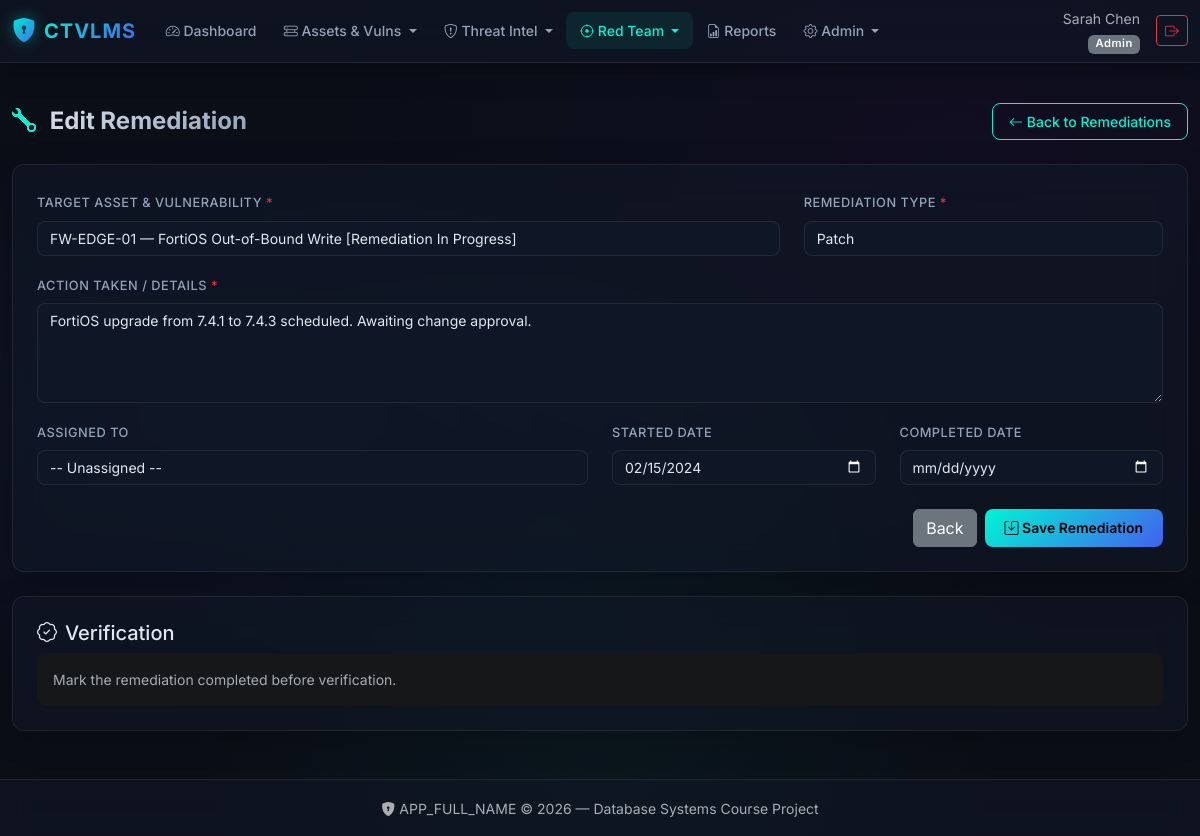
The app's page /?page=remediations/form&id=4 (signed in) with its own data.
### tables this page shows
CREATE TABLE remediations (
    remediationID INT AUTO_INCREMENT PRIMARY KEY,
    assetVulnID INT NOT NULL,
    assignedToUserID INT,
    actionTaken TEXT NOT NULL,
    remediationType ENUM('Patch','Configuration_Change','Compensating_Control','Decommission','Risk_Acceptance') NOT NULL,
    startedDate DATE,
    completedDate DATE,
    verifiedByUserID INT,
    verificationDate DATE,
    FOREIGN KEY (assetVulnID) REFERENCES asset_vulnerabilities(assetVulnID) ON DELETE CASCADE,
    FOREIGN KEY (assignedToUserID) REFERENCES users(userID) ON DELETE SET NULL,
    FOREIGN KEY (verifiedByUserID) REFERENCES users(userID) ON DELETE SET NULL
);

CREATE TABLE asset_vulnerabilities (
    assetVulnID INT AUTO_INCREMENT PRIMARY KEY,
    assetID INT NOT NULL,
    vulnID INT NOT NULL,
    status ENUM('Discovered','Triaged','Confirmed','Remediation_In_Progress',
                'Remediated','Verified_Closed','Risk_Accepted') NOT NULL DEFAULT 'Discovered',
    discoveredDate DATE NOT NULL,
    triagedByUserID INT,
    dueDate DATE,
    closedDate DATE,
    notes TEXT,
    FOREIGN KEY (assetID) REFERENCES assets(assetID) ON DELETE CASCADE,
    FOREIGN KEY (vulnID) REFERENCES vulnerabilities(vulnID) ON DELETE CASCADE,
    FOREIGN KEY (triagedByUserID) REFERENCES users(userID) ON DELETE SET NULL,
    UNIQUE KEY uq_asset_vuln (assetID, vulnID)
);

CREATE TABLE assets (
    assetID INT AUTO_INCREMENT PRIMARY KEY,
    assetName VARCHAR(150) NOT NULL,
    assetType ENUM('Server','Workstation','Network_Device','Web_App','Database','Cloud_Resource','IoT_Device') NOT NULL,
    ipAddress VARCHAR(45),
    osPlatform VARCHAR(100),
    ownerUserID INT,
    criticality ENUM('Low','Medium','High','Critical') NOT NULL DEFAULT 'Medium',
    environment ENUM('Production','Staging','Development','Test') NOT NULL DEFAULT 'Production',
    createdAt TIMESTAMP DEFAULT CURRENT_TIMESTAMP,
    FOREIGN KEY (ownerUserID) REFERENCES users(userID) ON DELETE SET NULL
);

### index.php (called while the page is built, shortened)
<?php
require_once __DIR__ . '/includes/helpers.php';
$page = $_GET['page'] ?? 'dashboard';
$page = preg_replace('/[^a-zA-Z0-9_\/]/', '', $page);
$routes = [
    'dashboard'            => 'pages/dashboard.php',
    'reports'              => 'pages/reports.php',
    'users/list'           => 'pages/users/list.php',
    'users/form'           => 'pages/users/form.php',
    'assets/list'          => 'pages/assets/list.php',
    'assets/form'          => 'pages/assets/form.php',
    'vulnerabilities/list' => 'pages/vulnerabilities/list.php',
    'vulnerabilities/form' => 'pages/vulnerabilities/form.php',
    'exposures/list'       => 'pages/exposures/list.php',
    'asset_vulns/list'     => 'pages/asset_vulns/list.php',
    'asset_vulns/form'     => 'pages/asset_vulns/form.php',
    'threat_actors/list'   => 'pages/threat_actors/list.php',
    'threat_actors/form'   => 'pages/threat_actors/form.php',
    'iocs/list'            => 'pages/iocs/list.php',
    'iocs/form'            => 'pages/iocs/form.php',
    'incidents/list'       => 'pages/incidents/list.php',
    'incidents/form'       => 'pages/incidents/form.php',
    'engagements/list'     => 'pages/engagements/list.php',
    'engagements/form'     => 'pages/engagements/form.php',
    'findings/list'        => 'pages/findings/list.php',
    'findings/form'        => 'pages/findings/form.php',
    'remediations/list'    => 'pages/remediations/list.php',
    'remediations/form'    => 'pages/remediations/form.php',
    'audit_log/list'       => 'pages/audit_log/list.php',
];
require __DIR__ . '/' . $routes[$page];

### pages/remediations/form.php (the view, shortened to what this page needs)
<?php
$db = getDB();
$id = isset($_GET['id']) ? (int)$_GET['id'] : 0;
$isEdit = $id > 0;
$record = null;
if ($isEdit) {
    $stmt = $db->prepare('SELECT * FROM remediations WHERE remediationID = :id');
    $stmt->execute([':id' => $id]);
    $record = $stmt->fetch();
}
$assetVulns = $db->query(
    'SELECT av.assetVulnID, av.status, a.assetName, v.title AS vulnTitle
     FROM asset_vulnerabilities av
     JOIN assets a ON av.assetID = a.assetID
     JOIN vulnerabilities v ON av.vulnID = v.vulnID
     ORDER BY a.assetName, v.title'
)->fetchAll();
if ($id > 0) {
    $stmt = $db->prepare(
        'SELECT r.*, vu.fullName AS verifierName
         FROM remediations r
         LEFT JOIN users vu ON r.verifiedByUserID = vu.userID
         WHERE r.remediationID = :id'
    );
    $stmt->execute([':id' => $id]);
    $record = $stmt->fetch() ?: $record;
}
require __DIR__ . '/../../includes/header.php';
?>
<div class="page-header fade-in-up">
    <h2><i class="bi bi-wrench"></i> <?= $isEdit ? 'Edit Remediation' : 'Log Remediation Action' ?></h2>
    <a href="?page=remediations/list" class="btn btn-cyber-outline"><i class="bi bi-arrow-left"></i> Back to Remediations</a>
</div>
<div class="glass-card fade-in-up" style="animation-delay: 0.1s;">
    <div class="card-body p-4">
        <form method="POST" action="?page=remediations/form<?= $id ? '&id=' . $id : '' ?>">
            <div class="row mb-3">
                <div class="col-md-8">
                    <label class="form-label">Target Asset & Vulnerability <span class="text-danger">*</span></label>
                    <select name="assetVulnID" class="form-select" required>
                        <?php foreach ($assetVulns as $av): ?>
                            <option value="<?= (int)$av['assetVulnID'] ?>" <?= (string)($record['assetVulnID'] ?? '') === (string)$av['assetVulnID'] ? 'selected' : '' ?>>
                                <?= e($av['assetName']) ?> — <?= e($av['vulnTitle']) ?> [<?= e(str_replace('_', ' ', $av['status'])) ?>]
                            </option>
                        <?php endforeach; ?>
                    </select>
                </div>
                <div class="col-md-4">
                    <label class="form-label">Remediation Type <span class="text-danger">*</span></label>
                    <select name="remediationType" class="form-select" required>
                        <?php foreach (['Patch', 'Configuration_Change', 'Compensating_Control', 'Decommission', 'Risk_Acceptance'] as $t): ?>
                            <option value="<?= e($t) ?>" <?= ($record['remediationType'] ?? '') === $t ? 'selected' : '' ?>><?= e(str_replace('_', ' ', $t)) ?></option>
                        <?php endforeach; ?>
                    </select>
                </div>
            </div>
            <div class="mb-3">
                <label class="form-label">Action Taken / Details <span class="text-danger">*</span></label>
                <textarea name="actionTaken" class="form-control" rows="4" required><?= e($record['actionTaken'] ?? '') ?></textarea>
            </div>
            <div class="row mb-4">
                <div class="col-md-6">
                    <label class="form-label">Assigned To</label>
                    <select name="assignedToUserID" class="form-select">
                        <option value="">-- Unassigned --</option>
                    </select>
                </div>
                <div class="col-md-3">
                    <label class="form-label">Started Date</label>
                    <input type="date" name="startedDate" class="form-control" value="<?= e($record['startedDate'] ?? '') ?>">
                </div>
                <div class="col-md-3">
                    <label class="form-label">Completed Date</label>
                    <input type="date" name="completedDate" class="form-control" value="<?= e($record['completedDate'] ?? '') ?>">
                </div>
            </div>
            <div class="d-flex justify-content-end gap-2">
                <a href="?page=remediations/list" class="btn btn-secondary">Back</a>
                <button type="submit" class="btn btn-cyber"><i class="bi bi-save"></i> Save Remediation</button>
            </div>
        </form>
    </div>
</div>
<?php if ($id > 0): ?>
<div class="glass-card fade-in-up mt-4">
    <div class="card-body p-4">
        <h5><i class="bi bi-patch-check me-2"></i>Verification</h5>
        <?php if (!empty($record['verifiedByUserID'])): ?>
            <div class="alert alert-success mb-0">
                Verified by <strong><?= e($record['verifierName'] ?? ('User #' . $record['verifiedByUserID'])) ?></strong>
                on <?= e($record['verificationDate']) ?>.
            </div>
        <?php elseif (empty($record['completedDate'])): ?>
            <div class="alert alert-secondary mb-0">Mark the remediation completed before verification.</div>
        <?php else: ?>
            <div class="alert alert-warning mb-0">Verification requires an Admin or Vulnerability Manager.</div>
        <?php endif; ?>
    </div>
</div>
<?php endif; ?>
<?php require __DIR__ . '/../../includes/footer.php'; ?>

### public/css/style.css (style rules this page uses)
:root { --bg-primary: #0a0e17; --bg-secondary: #111827; --bg-card: rgba(17, 24, 39, 0.7); --bg-glass: rgba(17, 24, 39, 0.55); --border-glass: rgba(255, 255, 255, 0.08); --text-primary: #e2e8f0; --text-secondary: #94a3b8; --text-muted: #64748b; --accent-cyan: #00f5d4; --accent-magenta: #f72585; --accent-blue: #4361ee; --accent-purple: #7209b7; --accent-orange: #fb8500; --severity-critical: #ef4444; --severity-high: #f97316; --severity-medium: #eab308; --severity-low: #22c55e; --font-body: 'Inter', system-ui, -apple-system, sans-serif; --font-mono: 'JetBrains Mono', 'Fira Code', monospace; --glass-blur: 16px; --radius: 12px; --radius-sm: 8px; --transition: all 0.3s cubic-bezier(0.4, 0, 0.2, 1); }
html { scroll-behavior: smooth; }
body { font-family: var(--font-body); background: var(--bg-primary); color: var(--text-primary); min-height: 100vh; background-image: radial-gradient(ellipse at 20% 50%, rgba(67, 97, 238, 0.08) 0%, transparent 50%), radial-gradient(ellipse at 80% 20%, rgba(114, 9, 183, 0.06) 0%, transparent 50%), radial-gradient(ellipse at 50% 80%, rgba(0, 245, 212, 0.04) 0%, transparent 50%); }
.glass-card { background: var(--bg-glass); backdrop-filter: blur(var(--glass-blur)); -webkit-backdrop-filter: blur(var(--glass-blur)); border: 1px solid var(--border-glass); border-radius: var(--radius); box-shadow: 0 8px 32px rgba(0, 0, 0, 0.2); transition: var(--transition); }
.badge { font-weight: 600; font-size: 0.7rem; letter-spacing: 0.5px; padding: 0.35em 0.65em; border-radius: 6px; }
.btn-cyber { background: linear-gradient(135deg, var(--accent-cyan), var(--accent-blue)); border: none; color: #000; font-weight: 600; font-size: 0.875rem; padding: 0.5rem 1.25rem; border-radius: var(--radius-sm); transition: var(--transition); text-decoration: none; }
.btn-cyber-outline { background: transparent; border: 1px solid var(--accent-cyan); color: var(--accent-cyan); font-weight: 500; font-size: 0.875rem; padding: 0.45rem 1rem; border-radius: var(--radius-sm); transition: var(--transition); text-decoration: none; }
.form-control, .form-select { background: rgba(17, 24, 39, 0.8) !important; border: 1px solid var(--border-glass) !important; color: var(--text-primary) !important; border-radius: var(--radius-sm); font-size: 0.875rem; transition: var(--transition); }
.form-label { color: var(--text-secondary); font-weight: 500; font-size: 0.8rem; text-transform: uppercase; letter-spacing: 0.5px; }
textarea.form-control { min-height: 100px; }
.page-header { display: flex; align-items: center; justify-content: space-between; flex-wrap: wrap; gap: 1rem; margin-bottom: 1.5rem; }
.page-header h2 { font-weight: 700; font-size: 1.5rem; margin: 0; background: linear-gradient(135deg, var(--text-primary), var(--text-secondary)); -webkit-background-clip: text; -webkit-text-fill-color: transparent; background-clip: text; }
.page-header h2 i { -webkit-text-fill-color: var(--accent-cyan); margin-right: 0.5rem; }
.alert { border-radius: var(--radius-sm); font-size: 0.875rem; border: none; }
.fade-in-up { animation: fadeInUp 0.5s ease-out forwards; }

### records on screen
remediations: assetVulnID "FW-EDGE-01 — FortiOS Out-of-Bound Write [Remediation In Progress]", actionTaken "FortiOS upgrade from 7.4.1 to 7.4.3 scheduled. Awaiting change approval.", startedDate "02/15/2024"

### other values on screen
$user['name'] "Sarah Chen"
$map[$role] "Admin"
APP_FULL_NAME "APP_FULL_NAME"
form field remediationType "Patch"
